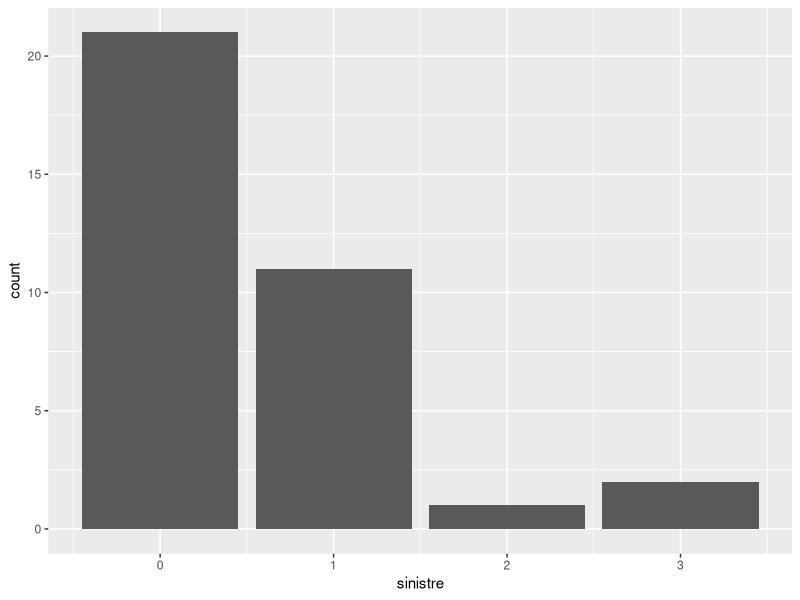
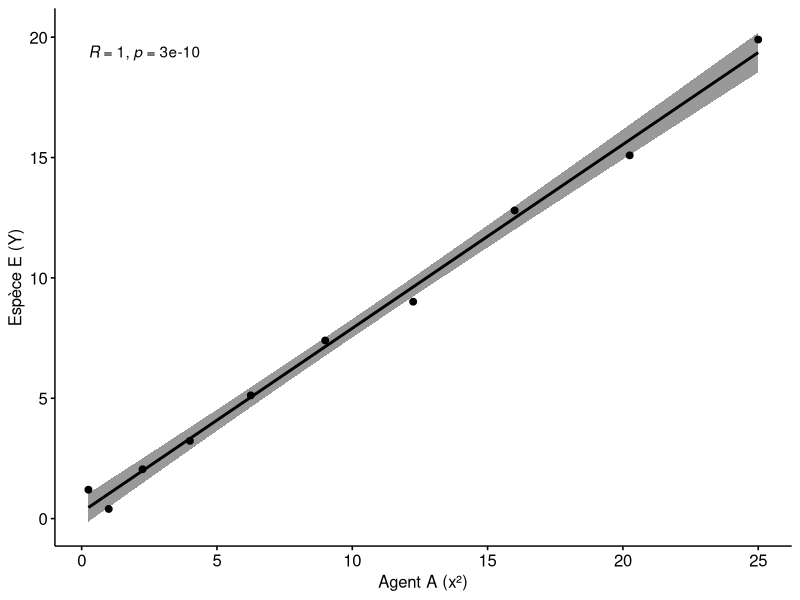

Generate these figures, in order, with R:
## ---- chunk 1
knitr::opts_chunk$set(
  echo = TRUE, tidy.opts = list(width.cutoff = 79),
  tidy = TRUE, fig.width = 6, fig.height = 6,
  warning = FALSE, message = FALSE
)
## ---- chunk 2
library(readr)
library(dplyr)
library(ggplot2)
## ---- chunk 3
rm(list = ls(all = TRUE))
data.frame(unlist("all"))
## ---- chunk 4
# On importe les données avec la commande suivante
d1 <- read_delim("../data/donnees.exo1.csv", 
    delim = ";", escape_double = FALSE, trim_ws = TRUE, show_col_types = FALSE)
## ---- chunk 5
summary(d1$sinistre)
ggplot(d1, aes(x=sinistre)) + geom_bar()
## ---- chunk 6
rm(list = ls(all = TRUE))
data.frame(unlist("all"))
## ---- chunk 7
rm(list = ls(all = TRUE))
data.frame(unlist("all"))
## ---- chunk 8
# On importe les données avec les commandes suivantes
d3 <- read_delim("../data/donnees.exo3.csv", 
    delim = ";", escape_double = FALSE, locale = locale(decimal_mark = ","), 
    trim_ws = TRUE, show_col_types = FALSE)
d3 <- select(d3, x, y)
## ---- chunk 9
summary(d3)
## ---- chunk 10
d3 <- dplyr::mutate(d3, x2 = d3$x * d3$x)
# http://www.sthda.com/english/wiki/correlation-test-between-two-variables-in-r#visualize-your-data-using-scatter-plots
library("ggpubr")
ggscatter(d3, x = "x2", y = "y", 
          add = "reg.line", conf.int = TRUE, 
          cor.coef = TRUE, cor.method = "pearson",
          xlab = "Agent A (x²)", ylab = "Espèce E (Y)")
